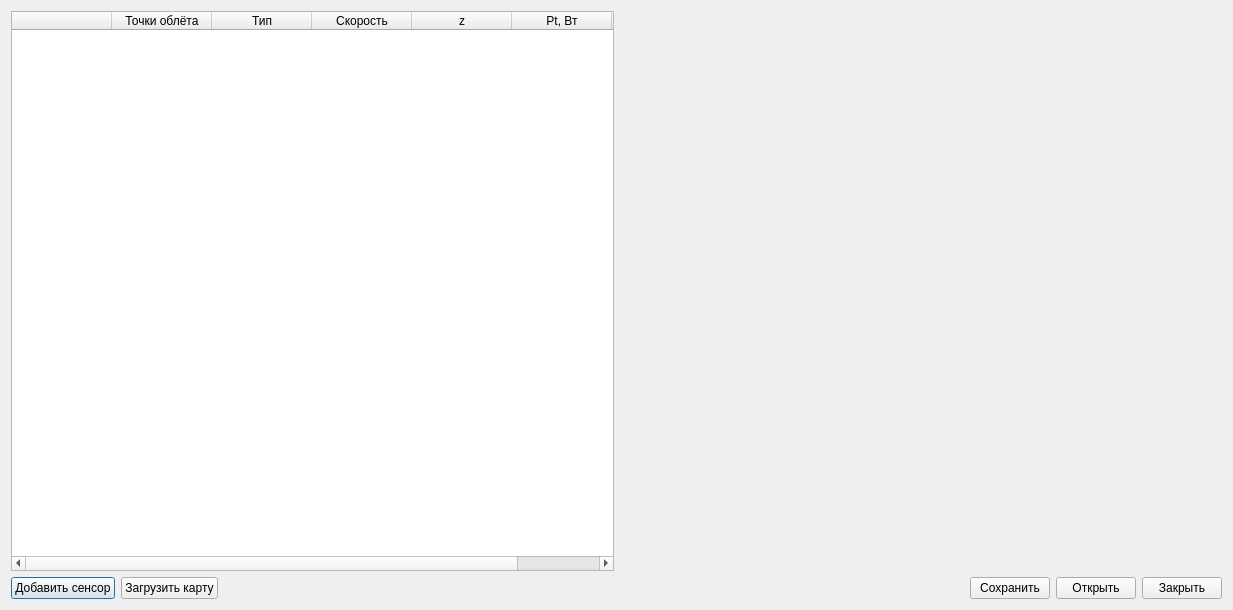
<?xml version="1.0" encoding="UTF-8"?>
<ui version="4.0">
 <class>droneConfig</class>
 <widget class="QDialog" name="droneConfig">
  <property name="geometry">
   <rect>
    <x>0</x>
    <y>0</y>
    <width>1233</width>
    <height>610</height>
   </rect>
  </property>
  <property name="windowTitle">
   <string>Конфигуратор дронов</string>
  </property>
  <layout class="QGridLayout" name="gridLayout">
   <item row="0" column="0">
    <widget class="QTableWidget" name="tableDrones">
     <property name="sizePolicy">
      <sizepolicy hsizetype="MinimumExpanding" vsizetype="Expanding">
       <horstretch>0</horstretch>
       <verstretch>0</verstretch>
      </sizepolicy>
     </property>
     <property name="textElideMode">
      <enum>Qt::ElideLeft</enum>
     </property>
     <property name="columnCount">
      <number>7</number>
     </property>
     <column>
      <property name="text">
       <string/>
      </property>
     </column>
     <column>
      <property name="text">
       <string>Точки облёта</string>
      </property>
     </column>
     <column>
      <property name="text">
       <string>Тип</string>
      </property>
     </column>
     <column>
      <property name="text">
       <string>Скорость</string>
      </property>
     </column>
     <column>
      <property name="text">
       <string>z</string>
      </property>
     </column>
     <column>
      <property name="text">
       <string>Pt, Вт</string>
      </property>
     </column>
     <column>
      <property name="text">
       <string>Pr, ДБм</string>
      </property>
     </column>
    </widget>
   </item>
   <item row="1" column="0">
    <layout class="QHBoxLayout" name="horizontalLayout">
     <item>
      <widget class="QPushButton" name="droneButton">
       <property name="text">
        <string>Добавить сенсор</string>
       </property>
      </widget>
     </item>
     <item>
      <widget class="QPushButton" name="mapButton">
       <property name="text">
        <string>Загрузить карту</string>
       </property>
      </widget>
     </item>
     <item>
      <spacer name="horizontalSpacer_2">
       <property name="orientation">
        <enum>Qt::Horizontal</enum>
       </property>
       <property name="sizeHint" stdset="0">
        <size>
         <width>40</width>
         <height>20</height>
        </size>
       </property>
      </spacer>
     </item>
    </layout>
   </item>
   <item row="1" column="1">
    <layout class="QHBoxLayout" name="horizontalLayout_3">
     <item>
      <spacer name="horizontalSpacer">
       <property name="orientation">
        <enum>Qt::Horizontal</enum>
       </property>
       <property name="sizeHint" stdset="0">
        <size>
         <width>40</width>
         <height>20</height>
        </size>
       </property>
      </spacer>
     </item>
     <item>
      <widget class="QPushButton" name="saveButton">
       <property name="text">
        <string>Сохранить</string>
       </property>
      </widget>
     </item>
     <item>
      <widget class="QPushButton" name="openButton">
       <property name="text">
        <string>Открыть</string>
       </property>
      </widget>
     </item>
     <item>
      <widget class="QPushButton" name="closeButton">
       <property name="text">
        <string>Закрыть</string>
       </property>
      </widget>
     </item>
    </layout>
   </item>
   <item row="0" column="1">
    <layout class="QGridLayout" name="mapLayout"/>
   </item>
  </layout>
 </widget>
 <resources/>
 <connections/>
</ui>
